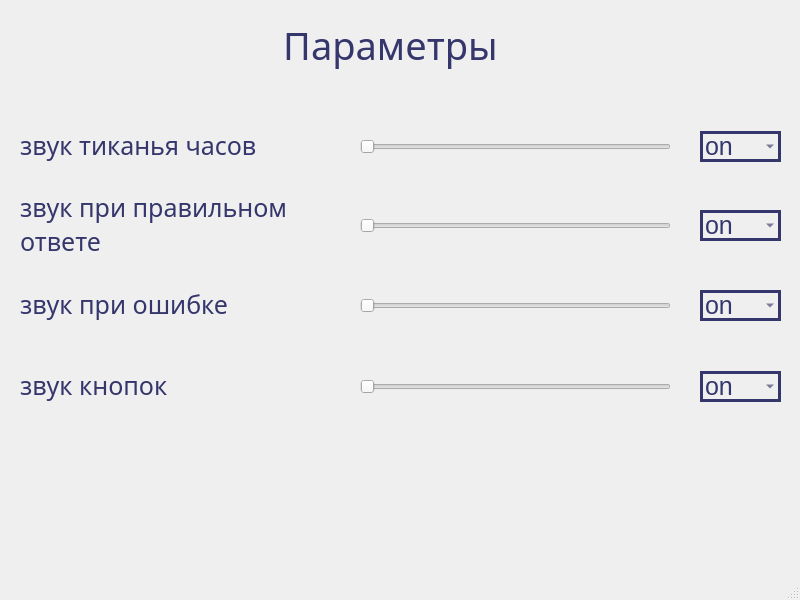
<?xml version="1.0" encoding="UTF-8"?>
<ui version="4.0">
 <class>MainWindow</class>
 <widget class="QMainWindow" name="MainWindow">
  <property name="geometry">
   <rect>
    <x>0</x>
    <y>0</y>
    <width>800</width>
    <height>600</height>
   </rect>
  </property>
  <property name="windowTitle">
   <string>Параметры</string>
  </property>
  <property name="windowIcon">
   <iconset>
    <normaloff>../pen.ico</normaloff>../pen.ico</iconset>
  </property>
  <property name="styleSheet">
   <string notr="true">QMainWindow {
background-image: url(pictures/background5.png)
}</string>
  </property>
  <widget class="QWidget" name="centralwidget">
   <widget class="QLabel" name="label">
    <property name="geometry">
     <rect>
      <x>170</x>
      <y>10</y>
      <width>441</width>
      <height>71</height>
     </rect>
    </property>
    <property name="font">
     <font>
      <family>Rockin' Record</family>
      <pointsize>-1</pointsize>
      <weight>50</weight>
      <italic>false</italic>
      <bold>false</bold>
      <underline>false</underline>
      <strikeout>false</strikeout>
     </font>
    </property>
    <property name="styleSheet">
     <string notr="true">font: 10pt &quot;Rockin' Record&quot;;
 font-size: 38px;
 color: #35366c;
 text-decoration: none;
 text-transform: uppercase;
 width: 250px;
 height: 60px;
 display: block;
 text-align: center;
 line-height: 60px;
 position: relative;
 transition: .5s;
 overflow: hidden;
background: transparent;</string>
    </property>
    <property name="text">
     <string>Параметры</string>
    </property>
    <property name="alignment">
     <set>Qt::AlignCenter</set>
    </property>
   </widget>
   <widget class="QGroupBox" name="groupBox">
    <property name="geometry">
     <rect>
      <x>10</x>
      <y>90</y>
      <width>781</width>
      <height>471</height>
     </rect>
    </property>
    <property name="styleSheet">
     <string notr="true">QGroupBox {
background: transparent;
border: none;
}
QLabel {
font: 10pt &quot;Rockin' Record&quot;;
 font-size: 25px;
 color: #35366c;
 text-decoration: none;
 text-transform: uppercase;
 width: 250px;
 height: 60px;
 display: block;
 text-align: center;
 line-height: 60px;
 position: relative;
 transition: .5s;
 overflow: hidden;
background: transparent;
}
QComboBox, QCheckBox {
 border: 3px solid #35366c;
font: 10pt &quot;Rockin' Record&quot;;
 font-size: 25px;
 color: #35366c;
 text-decoration: none;
 text-transform: uppercase;
 width: 250px;
 height: 60px;
 display: block;
 text-align: center;
 line-height: 60px;
 position: relative;
 transition: .5s;
 overflow: hidden;
background: transparent;
}
QPushButton {
 border: 3px solid #35366c;
font: 8pt &quot;Rockin' Record&quot;;
 font-size: 25px;
 color: #35366c;
 text-decoration: none;
 text-transform: uppercase;
 width: 250px;
 height: 60px;
 display: block;
 text-align: center;
 line-height: 60px;
 position: relative;
 transition: .5s;
 overflow: hidden;
background: transparent;
}
QPushButton:hover {
 color: #575772;
 background: #16162f
}</string>
    </property>
    <property name="title">
     <string/>
    </property>
    <widget class="QLabel" name="label_2">
     <property name="geometry">
      <rect>
       <x>10</x>
       <y>20</y>
       <width>311</width>
       <height>71</height>
      </rect>
     </property>
     <property name="font">
      <font>
       <family>Rockin' Record</family>
       <pointsize>-1</pointsize>
       <weight>50</weight>
       <italic>false</italic>
       <bold>false</bold>
       <underline>false</underline>
       <strikeout>false</strikeout>
      </font>
     </property>
     <property name="styleSheet">
      <string notr="true"/>
     </property>
     <property name="text">
      <string>звук тиканья часов</string>
     </property>
     <property name="alignment">
      <set>Qt::AlignLeading|Qt::AlignLeft|Qt::AlignVCenter</set>
     </property>
    </widget>
    <widget class="QSlider" name="horizontalSlider">
     <property name="geometry">
      <rect>
       <x>350</x>
       <y>41</y>
       <width>311</width>
       <height>31</height>
      </rect>
     </property>
     <property name="maximum">
      <number>200</number>
     </property>
     <property name="value">
      <number>0</number>
     </property>
     <property name="tracking">
      <bool>false</bool>
     </property>
     <property name="orientation">
      <enum>Qt::Horizontal</enum>
     </property>
    </widget>
    <widget class="QComboBox" name="comboBox">
     <property name="geometry">
      <rect>
       <x>690</x>
       <y>41</y>
       <width>81</width>
       <height>31</height>
      </rect>
     </property>
     <item>
      <property name="text">
       <string>on</string>
      </property>
     </item>
     <item>
      <property name="text">
       <string>off</string>
      </property>
     </item>
    </widget>
    <widget class="QComboBox" name="comboBox_2">
     <property name="geometry">
      <rect>
       <x>690</x>
       <y>120</y>
       <width>81</width>
       <height>31</height>
      </rect>
     </property>
     <item>
      <property name="text">
       <string>on</string>
      </property>
     </item>
     <item>
      <property name="text">
       <string>off</string>
      </property>
     </item>
    </widget>
    <widget class="QSlider" name="horizontalSlider_2">
     <property name="geometry">
      <rect>
       <x>350</x>
       <y>120</y>
       <width>311</width>
       <height>31</height>
      </rect>
     </property>
     <property name="maximum">
      <number>200</number>
     </property>
     <property name="tracking">
      <bool>false</bool>
     </property>
     <property name="orientation">
      <enum>Qt::Horizontal</enum>
     </property>
    </widget>
    <widget class="QLabel" name="label_3">
     <property name="geometry">
      <rect>
       <x>10</x>
       <y>99</y>
       <width>311</width>
       <height>71</height>
      </rect>
     </property>
     <property name="font">
      <font>
       <family>Rockin' Record</family>
       <pointsize>-1</pointsize>
       <weight>50</weight>
       <italic>false</italic>
       <bold>false</bold>
       <underline>false</underline>
       <strikeout>false</strikeout>
      </font>
     </property>
     <property name="styleSheet">
      <string notr="true"/>
     </property>
     <property name="text">
      <string>звук при правильном
ответе</string>
     </property>
     <property name="alignment">
      <set>Qt::AlignLeading|Qt::AlignLeft|Qt::AlignVCenter</set>
     </property>
    </widget>
    <widget class="QComboBox" name="comboBox_3">
     <property name="geometry">
      <rect>
       <x>690</x>
       <y>200</y>
       <width>81</width>
       <height>31</height>
      </rect>
     </property>
     <item>
      <property name="text">
       <string>on</string>
      </property>
     </item>
     <item>
      <property name="text">
       <string>off</string>
      </property>
     </item>
    </widget>
    <widget class="QLabel" name="label_4">
     <property name="geometry">
      <rect>
       <x>10</x>
       <y>179</y>
       <width>311</width>
       <height>71</height>
      </rect>
     </property>
     <property name="font">
      <font>
       <family>Rockin' Record</family>
       <pointsize>-1</pointsize>
       <weight>50</weight>
       <italic>false</italic>
       <bold>false</bold>
       <underline>false</underline>
       <strikeout>false</strikeout>
      </font>
     </property>
     <property name="styleSheet">
      <string notr="true"/>
     </property>
     <property name="text">
      <string>звук при ошибке</string>
     </property>
     <property name="alignment">
      <set>Qt::AlignLeading|Qt::AlignLeft|Qt::AlignVCenter</set>
     </property>
    </widget>
    <widget class="QSlider" name="horizontalSlider_3">
     <property name="geometry">
      <rect>
       <x>350</x>
       <y>200</y>
       <width>311</width>
       <height>31</height>
      </rect>
     </property>
     <property name="maximum">
      <number>200</number>
     </property>
     <property name="tracking">
      <bool>false</bool>
     </property>
     <property name="orientation">
      <enum>Qt::Horizontal</enum>
     </property>
    </widget>
    <widget class="QComboBox" name="comboBox_4">
     <property name="geometry">
      <rect>
       <x>690</x>
       <y>281</y>
       <width>81</width>
       <height>31</height>
      </rect>
     </property>
     <item>
      <property name="text">
       <string>on</string>
      </property>
     </item>
     <item>
      <property name="text">
       <string>off</string>
      </property>
     </item>
    </widget>
    <widget class="QLabel" name="label_5">
     <property name="geometry">
      <rect>
       <x>10</x>
       <y>260</y>
       <width>311</width>
       <height>71</height>
      </rect>
     </property>
     <property name="font">
      <font>
       <family>Rockin' Record</family>
       <pointsize>-1</pointsize>
       <weight>50</weight>
       <italic>false</italic>
       <bold>false</bold>
       <underline>false</underline>
       <strikeout>false</strikeout>
      </font>
     </property>
     <property name="styleSheet">
      <string notr="true"/>
     </property>
     <property name="text">
      <string>звук кнопок</string>
     </property>
     <property name="alignment">
      <set>Qt::AlignLeading|Qt::AlignLeft|Qt::AlignVCenter</set>
     </property>
    </widget>
    <widget class="QSlider" name="horizontalSlider_4">
     <property name="geometry">
      <rect>
       <x>350</x>
       <y>281</y>
       <width>311</width>
       <height>31</height>
      </rect>
     </property>
     <property name="maximum">
      <number>200</number>
     </property>
     <property name="tracking">
      <bool>false</bool>
     </property>
     <property name="orientation">
      <enum>Qt::Horizontal</enum>
     </property>
    </widget>
   </widget>
  </widget>
  <widget class="QMenuBar" name="menubar">
   <property name="geometry">
    <rect>
     <x>0</x>
     <y>0</y>
     <width>800</width>
     <height>21</height>
    </rect>
   </property>
  </widget>
  <widget class="QStatusBar" name="statusbar"/>
 </widget>
 <resources/>
 <connections/>
</ui>
